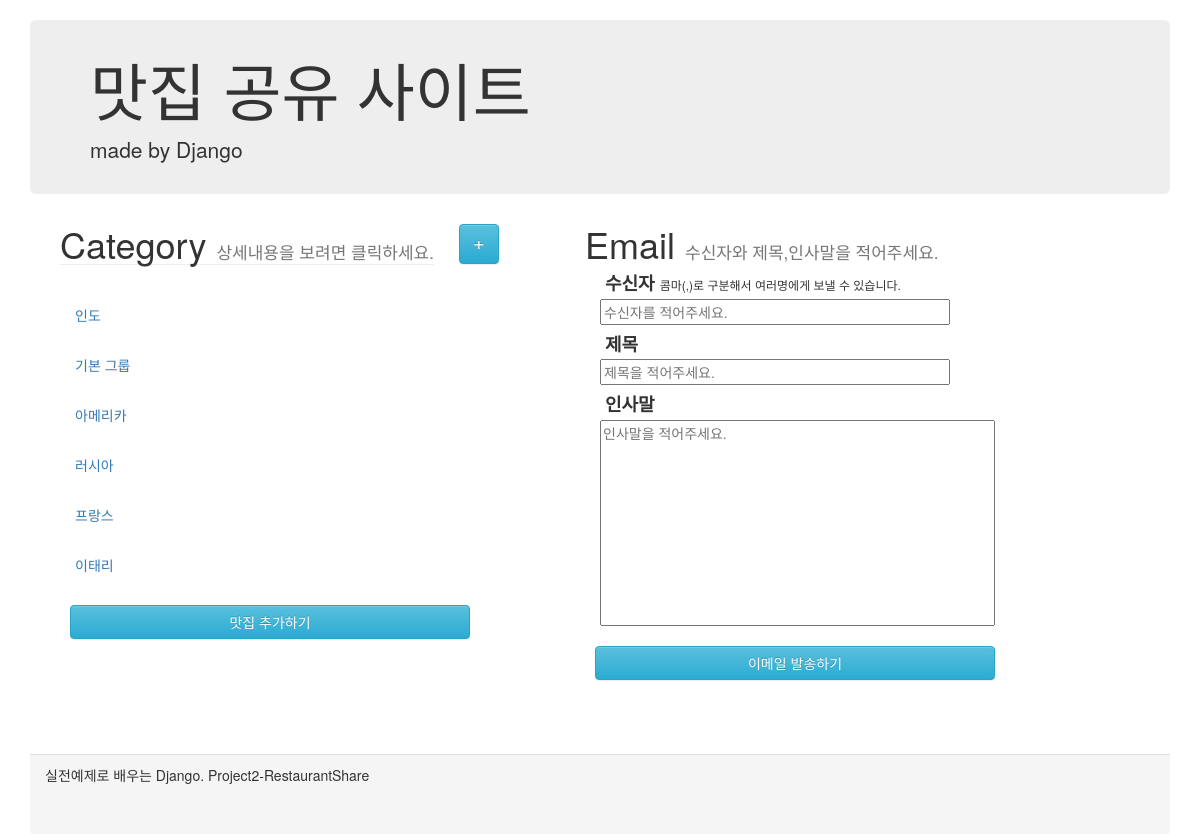
The page / on the database its author committed.
### shareRes/models.py (models this page shows)
class Category(models.Model):
    category_name = models.CharField(max_length=100)

### shareRes/views.py (the view)
# urls.py: path('', views.index, name='index'),
def index(request):
    categories = Category.objects.all()
    restaurants = Restaurant.objects.all()
    content = {'categories': categories, 'restaurants': restaurants}
    return render(request, 'shareRes/index.html', content)

### shareRes/templates/shareRes/index.html (shortened to what this page needs)
<html lang="en">
<head>
    <link rel="stylesheet" href="https://maxcdn.bootstrapcdn.com/bootstrap/3.3.2/css/bootstrap.min.css">
    <link rel="stylesheet" href="https://maxcdn.bootstrapcdn.com/bootstrap/3.3.2/css/bootstrap-theme.min.css">
</head>
<body>
    <div class="container">
        <div class="header">
            <div class="jumbotron">
                <h1>맛집 공유 사이트</h1>
                <p>made by Django</p>
            </div>
        </div>
        <div class="content">
            <div class="row">
                <form action="./sendEmail/send/" method="POST" onsubmit="return emailCheckForm();"> {% csrf_token %}
                    <div class="restaurantInfoDiv ">
                        <div class="row">
                            <div class="infoHeaderDiv">
                                <h1>Category <small class="subTitle">상세내용을 보려면 클릭하세요.</small></h1>
                            </div>
                            <div class="categoryAddDiv">
                                    <a href="categoryCreate/" class="categoryAddBtn btn btn-info" role="button">+</a>
                            </div>
                        </div>
                        <ul class="restaurantListDiv nav nav-pills nav-stacked">
                            {% for category in categories %}
                            <li class="category deactive">{{ category.category_name }}</li>
                            {% endfor %}
                        </ul>
                        <a href="restaurantCreate/" class="sendBtn btn btn-info" role="button">맛집 추가하기</a>
                    </div>
                    <div class="emailDiv">
                        <div class="emailHeaderDiv">
                            <h1>Email <small class="subTitle">수신자와 제목,인사말을 적어주세요.</small></h1>
                        </div>
                        <div class="emailContentGroup">
                            <div class="emailContentHeader">
                                <h4>수신자 <span class="inputReceiverSub">콤마(,)로 구분해서 여러명에게 보낼 수 있습니다.</span></h4>
                                <input class="inputReceiver" name="inputReceiver" id="inputReceiver" type="text" placeholder="수신자를 적어주세요."/><br/>
                            </div>
                            <div class="emailContentHeader">
                                <h4>제목</h4>
                                <input class="inputTitle" name="inputTitle" id="inputTitle" type="text" placeholder="제목을 적어주세요."/><br/>
                            </div>
                            <div class="emailContent">
                                <h4>인사말</h4>
                                <textarea class="inputContent" name="inputContent" id="inputContent" cols="50" rows="10" placeholder="인사말을 적어주세요."></textarea>
                            </div>
                        </div>
                        <div>
                            <input type="submit" class="sendBtn btn btn-info" role="button" value="이메일 발송하기"/>
                        </div>
                    </div>
                </form>
            </div>
        </div>
        <div class="panel-footer">
            실전예제로 배우는 Django. Project2-RestaurantShare
        </div>
    </div>
</body>
</html>

### shareRes/templates/shareRes/index.html (style rules this page uses)
.container { margin-top: 20px; }
.jumbotron { padding-top:15px; padding-bottom:15px; }
.content { min-height: 60%; margin: auto; }
.row { margin:0; padding:0; }
.subTitle { font-size:17px; }
.restaurantInfoDiv { margin-left:30px; float:left; }
.infoHeaderDiv { border-bottom: 1px solid #eee; float:left; }
.infoHeaderDiv h1 { margin:0; }
.categoryAddDiv { float:left; margin-left:25px; }
.categoryAddBtn { height: 40px; width: 40px; font-size:20px; padding:3px; }
.restaurantListDiv { margin-top: 25px; width: 500px; }
a { text-decoration: none; }
.deactive { color: #337ab7; background-color: #fff; }
.category { position: relative; display: block; cursor: pointer; border-radius: 4px; padding: 10px 15px; margin-top: 5px; margin-bottom: 10px; }
.emailDiv { float:left; margin-left:25px; }
.emailContentGroup { margin:5px; }
.emailHeaderDiv h1 { margin:0; }
.sendBtn { width: 400px; margin: 10px; }
.emailContentGroup h4 { font-weight: bold; margin:5px; }
.emailContentHeader { margin: 10px; }
.emailContent { margin: 10px; }
.inputReceiver { width: 350px; }
.inputReceiverSub { font-size: 12px; font-weight: 100; }
.inputTitle { width: 350px; }
.inputContent { resize: none; }
.panel-footer { margin-top: 50px; height: 10%; }

### rows shown on the page
Category: category_name "인도"
Category: category_name "기본 그룹"
Category: category_name "아메리카"
Category: category_name "러시아"
Category: category_name "프랑스"
Category: category_name "이태리"
